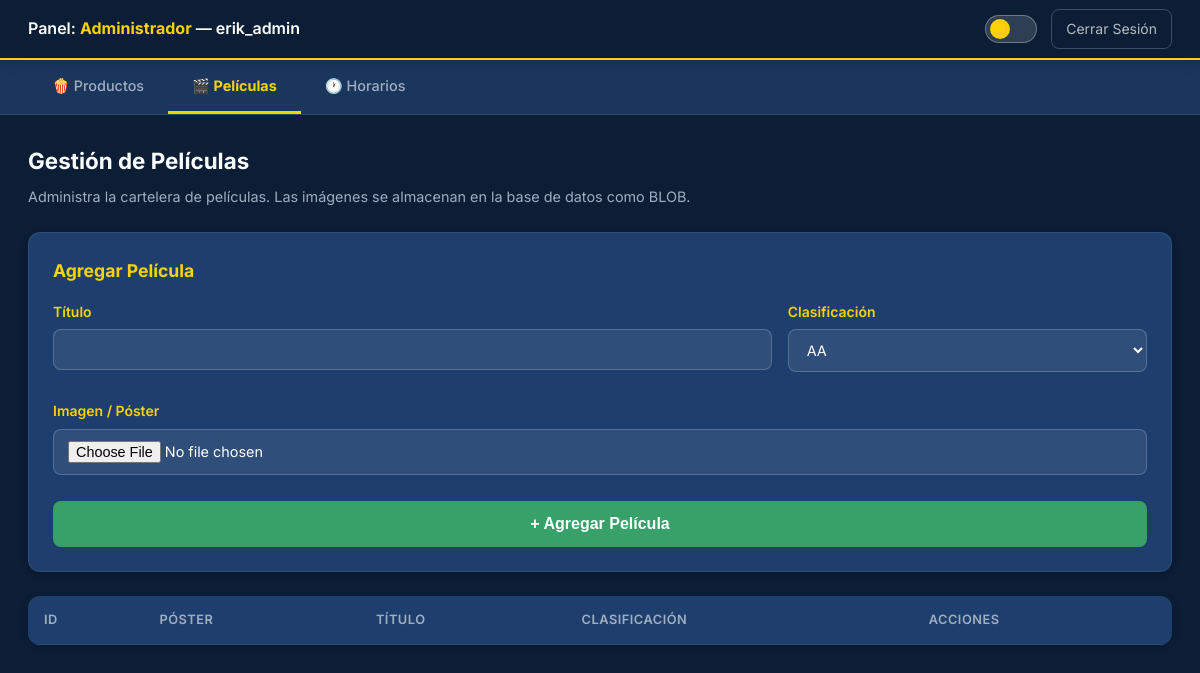
The page /views/adminPeliculas.php (signed in) on the database as committed earlier.
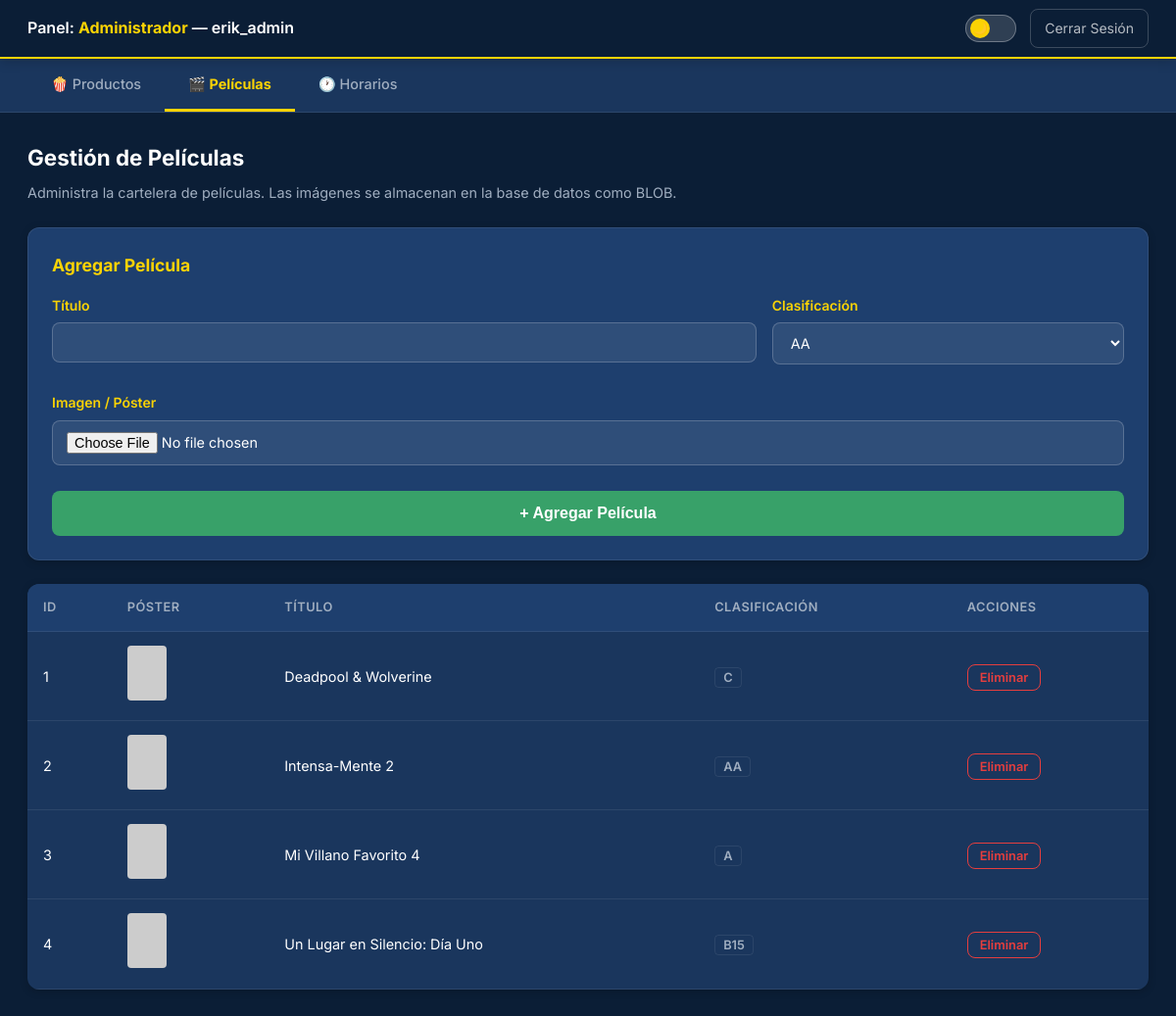
The same page on the database as committed later.
### tables this page shows
CREATE TABLE IF NOT EXISTS peliculas (
    id INT AUTO_INCREMENT PRIMARY KEY,
    titulo VARCHAR(255) NOT NULL,
    imagen VARCHAR(255) NOT NULL,
    clasificacion VARCHAR(10) NOT NULL
);

### views/adminPeliculas.php (the view, shortened to what this page needs)
<?php
require_once '../config/database.php';
$peliculas = $conexion->query("SELECT * FROM peliculas ORDER BY id ASC")->fetchAll(PDO::FETCH_ASSOC);
?>
<!DOCTYPE html>
<html lang="es" data-theme="dark">
<head>
    <link rel="stylesheet" href="../assets/css/style.css">
</head>
<body class="panel-layout">
<nav class="panel-nav">
    <span class="panel-nav-title">Panel: <strong>Administrador</strong> — <?= htmlspecialchars($_SESSION['username']) ?></span>
    <div class="panel-nav-actions">
        <div class="theme-switch-wrapper">
            <label class="theme-switch" title="Cambiar tema"><input type="checkbox" id="themeToggle"><span class="slider"></span></label>
        </div>
        <a href="../controllers/LogoutController.php" class="btn-header-logout">Cerrar Sesión</a>
    </div>
</nav>
<div class="admin-tabs">
    <a href="adminPanel.php" class="admin-tab">🍿 Productos</a>
    <a href="adminPeliculas.php" class="admin-tab active">🎬 Películas</a>
    <a href="adminHorarios.php" class="admin-tab">🕐 Horarios</a>
</div>
<div class="panel-content">
    <h2>Gestión de Películas</h2>
    <p class="desc">Administra la cartelera de películas. Las imágenes se almacenan en la base de datos como BLOB.</p>
    <div class="admin-form-card">
        <h3>Agregar Película</h3>
        <form action="../controllers/AdminPeliculasController.php" method="POST" enctype="multipart/form-data">
            <div class="form-row">
                <div class="form-group" style="flex:2"><label>Título</label><input type="text" name="titulo" required></div>
                <div class="form-group"><label>Clasificación</label>
                    <select name="clasificacion" required>
                        <option value="AA">AA</option><option value="A">A</option>
                    </select>
                </div>
            </div>
            <div class="form-group">
                <label>Imagen / Póster</label>
                <input type="file" name="imagen" accept="image/*" class="file-input" required>
            </div>
            <button type="submit" class="btn-pagar" style="margin-top:10px;">+ Agregar Película</button>
        </form>
    </div>
    <table class="data-table" style="margin-top:24px;">
        <thead>
            <tr><th>ID</th><th>Póster</th><th>Título</th><th>Clasificación</th><th>Acciones</th></tr>
        </thead>
        <tbody>
        <?php foreach ($peliculas as $peli):
            $imgSrc = !empty($peli['imagen_blob'])
                ? '../controllers/ImagenController.php?tipo=pelicula&id=' . $peli['id']
                : '../assets/img/' . htmlspecialchars($peli['imagen'] ?? '');
        ?>
            <tr>
                <td><?= $peli['id'] ?></td>
                <td><img src="<?= $imgSrc ?>" width="40" height="56" style="object-fit:cover; border-radius:4px;"
                         onerror="this.src='https://via.placeholder.com/40x56/1a365d/fbd304?text=🎬'"></td>
                <td><?= htmlspecialchars($peli['titulo']) ?></td>
                <td><span class="badge-clasificacion"><?= htmlspecialchars($peli['clasificacion']) ?></span></td>
                <td><a href="../controllers/AdminPeliculasController.php?accion=eliminar&id=<?= $peli['id'] ?>" class="btn-delete"
                       onclick="return confirm('¿Eliminar «<?= htmlspecialchars(addslashes($peli['titulo'])) ?>» y todos sus horarios?')">Eliminar</a></td>
            </tr>
        <?php endforeach; ?>
        </tbody>
    </table>
</div>
</body>
</html>

Rows that differ between the two databases and show on the page:
added peliculas: id "1", titulo "Deadpool & Wolverine", clasificacion "C"
added peliculas: id "2", titulo "Intensa-Mente 2", clasificacion "AA"
added peliculas: id "3", titulo "Mi Villano Favorito 4", clasificacion "A"
added peliculas: id "4", titulo "Un Lugar en Silencio: Día Uno", clasificacion "B15"
